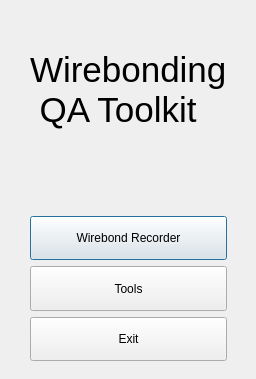
<?xml version="1.0" encoding="UTF-8"?>
<ui version="4.0">
 <class>WelcomeWindowGUI</class>
 <widget class="QDialog" name="WelcomeWindowGUI">
  <property name="enabled">
   <bool>true</bool>
  </property>
  <property name="geometry">
   <rect>
    <x>0</x>
    <y>0</y>
    <width>256</width>
    <height>379</height>
   </rect>
  </property>
  <property name="windowTitle">
   <string>Wirebonding QA Toolkit</string>
  </property>
  <property name="sizeGripEnabled">
   <bool>false</bool>
  </property>
  <widget class="QWidget" name="verticalLayoutWidget">
   <property name="geometry">
    <rect>
     <x>30</x>
     <y>10</y>
     <width>197</width>
     <height>351</height>
    </rect>
   </property>
   <layout class="QVBoxLayout" name="verticalLayout">
    <property name="spacing">
     <number>6</number>
    </property>
    <item>
     <widget class="QLabel" name="label">
      <property name="sizePolicy">
       <sizepolicy hsizetype="Preferred" vsizetype="Maximum">
        <horstretch>0</horstretch>
        <verstretch>0</verstretch>
       </sizepolicy>
      </property>
      <property name="font">
       <font>
        <pointsize>26</pointsize>
       </font>
      </property>
      <property name="text">
       <string>
Wirebonding
 QA Toolkit

</string>
      </property>
     </widget>
    </item>
    <item>
     <widget class="QPushButton" name="btnWirebondRecorder">
      <property name="sizePolicy">
       <sizepolicy hsizetype="Minimum" vsizetype="Preferred">
        <horstretch>0</horstretch>
        <verstretch>0</verstretch>
       </sizepolicy>
      </property>
      <property name="text">
       <string>Wirebond Recorder</string>
      </property>
     </widget>
    </item>
    <item>
     <widget class="QPushButton" name="btnTools">
      <property name="sizePolicy">
       <sizepolicy hsizetype="Minimum" vsizetype="Preferred">
        <horstretch>0</horstretch>
        <verstretch>0</verstretch>
       </sizepolicy>
      </property>
      <property name="text">
       <string>Tools</string>
      </property>
     </widget>
    </item>
    <item>
     <widget class="QPushButton" name="btnExit">
      <property name="sizePolicy">
       <sizepolicy hsizetype="Minimum" vsizetype="Preferred">
        <horstretch>0</horstretch>
        <verstretch>0</verstretch>
       </sizepolicy>
      </property>
      <property name="text">
       <string>Exit</string>
      </property>
     </widget>
    </item>
   </layout>
  </widget>
 </widget>
 <resources/>
 <connections/>
</ui>
